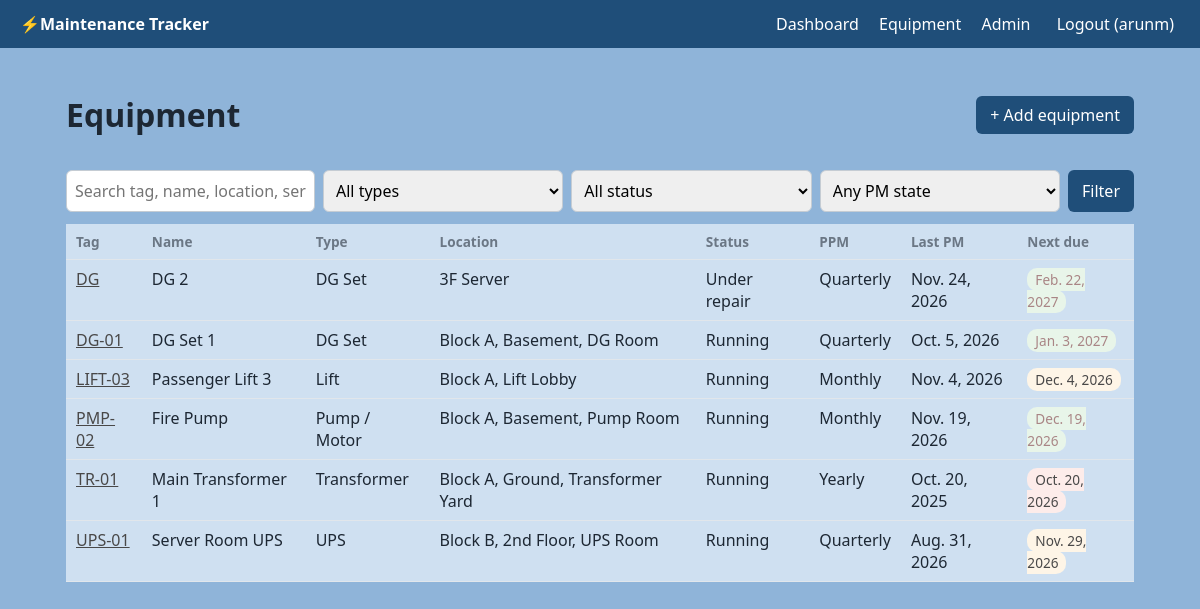
Page /equipment/ (signed in) on the committed database.
### equipment/models.py (models this page shows, shortened)
class Equipment(models.Model):
    CATEGORY_CHOICES = [
        ("transformer", "Transformer"),
        ("ht_lt_panel", "HT / LT Panel"),
        ("dg_set", "DG Set"),
        ("ups", "UPS"),
        ("battery", "Battery Bank"),
        ("apfc", "APFC Panel"),
        ("mcc", "MCC Panel"),
        ("db", "Distribution Board"),
        ("busduct", "Bus Duct"),
        ("earthing", "Earthing Pit"),
        ("lift", "Lift"),
        ("pump", "Pump / Motor"),
        ("ahu", "AHU"),
        ("chiller", "Chiller"),
        ("fire_alarm", "Fire Alarm Panel"),
        ("emergency_light", "Emergency Lighting"),
        ("lightning", "Lightning Arrestor"),
        ("other", "Other"),
    ]
    STATUS_CHOICES = [
        ("running", "Running"),
        ("standby", "Standby"),
        ("under_repair", "Under repair"),
        ("out_of_service", "Out of service"),
    ]
    PPM_CHOICES = [
        (30, "Monthly"),
        (90, "Quarterly"),
        (180, "Half-yearly"),
        (365, "Yearly"),
    ]
    tag_no = models.CharField("Tag / ID", max_length=50, unique=True)
    name = models.CharField(max_length=120)
    category = models.CharField(max_length=30, choices=CATEGORY_CHOICES)
    location = models.CharField(
        max_length=150, help_text="Block, floor, room. Example: Block A, Basement, Pump Room"
    )
    make = models.CharField(max_length=80, blank=True)
    model_no = models.CharField("Model", max_length=80, blank=True)
    serial_no = models.CharField("Serial number", max_length=80, blank=True)
    rating = models.CharField(
        max_length=80, blank=True, help_text="Example: 500 kVA, 11/0.433 kV"
    )
    installation_date = models.DateField(null=True, blank=True)
    status = models.CharField(max_length=20, choices=STATUS_CHOICES, default="running")
    ppm_period_days = models.PositiveIntegerField(
        "PPM period", choices=PPM_CHOICES, default=90
    )
    last_pm_date = models.DateField(
        "Last PM date",
        null=True,
        blank=True,
        help_text="Updates automatically when you add a PM record.",
    )
    notes = models.TextField(blank=True)
    class Meta:
        ordering = ["tag_no"]
        verbose_name_plural = "equipment"
    def get_absolute_url(self):
        return reverse("equipment_detail", args=[self.pk])
    @property
    def next_pm_due(self):
        base = self.last_pm_date or self.installation_date
        if base is None:
            return None
        return base + timedelta(days=self.ppm_period_days)
    @property
    def days_to_due(self):
        due = self.next_pm_due
        if due is None:
            return None
        return (due - timezone.localdate()).days
    @property
    def pm_status(self):
        days = self.days_to_due
        if days is None:
            return "unknown"
        if days < 0:
            return "overdue"
        if days <= getattr(settings, "PM_DUE_SOON_DAYS", 14):
            return "due_soon"
        return "ok"

### equipment/views.py (the view)
# urls.py: path("equipment/", views.EquipmentListView.as_view(), name="equipment_list"),
class EquipmentListView(LoginRequiredMixin, ListView):
    model = Equipment
    template_name = "equipment/equipment_list.html"
    context_object_name = "items"
    def get_queryset(self):
        qs = Equipment.objects.all()
        q = self.request.GET.get("q", "").strip()
        category = self.request.GET.get("category", "")
        status = self.request.GET.get("status", "")
        if q:
            from django.db.models import Q
            qs = qs.filter(
                Q(tag_no__icontains=q) | Q(name__icontains=q)
                | Q(location__icontains=q) | Q(serial_no__icontains=q)
            )
        if category:
            qs = qs.filter(category=category)
        if status:
            qs = qs.filter(status=status)
        items = list(qs)
        pm = self.request.GET.get("pm", "")
        if pm:
            items = [e for e in items if e.pm_status == pm]
        return items
    def get_context_data(self, **kwargs):
        ctx = super().get_context_data(**kwargs)
        ctx["categories"] = Equipment.CATEGORY_CHOICES
        ctx["statuses"] = Equipment.STATUS_CHOICES
        ctx["filters"] = self.request.GET
        return ctx

### equipment/templates/equipment/equipment_list.html (shortened to what this page needs)
{% extends "base.html" %}
{% block content %}
<div class="row">
  <h1>Equipment</h1>
  {% if perms.equipment.add_equipment %}<a class="btn" href="{% url 'equipment_add' %}">+ Add equipment</a>{% endif %}
</div>
<form method="get" class="filters">
  <input type="text" name="q" placeholder="Search tag, name, location, serial" value="{{ filters.q }}">
  <select name="category">
    <option value="">All types</option>
  </select>
  <select name="status">
    <option value="">All status</option>
  </select>
  <select name="pm">
    <option value="">Any PM state</option>
  </select>
  <button class="btn" type="submit">Filter</button>
</form>
<table>
  <thead>
    <tr><th>Tag</th><th>Name</th><th>Type</th><th>Location</th><th>Status</th><th>PPM</th><th>Last PM</th><th>Next due</th></tr>
  </thead>
  <tbody>
  {% for e in items %}
    <tr>
      <td><a href="{{ e.get_absolute_url }}">{{ e.tag_no }}</a></td>
      <td>{{ e.name }}</td>
      <td>{{ e.get_category_display }}</td>
      <td>{{ e.location }}</td>
      <td>{{ e.get_status_display }}</td>
      <td>{{ e.get_ppm_period_days_display }}</td>
      <td>{{ e.last_pm_date|default:"-" }}</td>
      <td><span class="badge {{ e.pm_status }}">{{ e.next_pm_due|default:"-" }}</span></td>
    </tr>
  {% empty %}
    <tr><td colspan="8" class="muted">No equipment found.</td></tr>
  {% endfor %}
  </tbody>
</table>
{% endblock %}

### templates/base.html (shortened to what this page needs)
{% load static %}<!doctype html>
<html lang="en">
<head>
  <link rel="stylesheet" href="{% static 'css/style.css' %}">
</head>
<body>
  <header class="topbar">
    <a class="brand" href="{% url 'dashboard' %}">⚡Maintenance Tracker</a>
    {% if user.is_authenticated %}
    <nav>
      <a href="{% url 'dashboard' %}">Dashboard</a>
      <a href="{% url 'equipment_list' %}">Equipment</a>
      {% if user.is_staff %}<a href="{% url 'admin:index' %}">Admin</a>{% endif %}
      <form method="post" action="{% url 'logout' %}" class="inline">
        <button type="submit" class="link">Logout ({{ user.username }})</button>
      </form>
    </nav>
    {% endif %}
  </header>
  <main class="container">
    {% block content %}{% endblock %}
  </main>
</body>
</html>

### static/css/style.css (style rules this page uses)
:root { --bg: #8fb4d9; --card: #cfe0f1; --text: #1d2733; --muted: #6b7785; --brand: #1f4e79; --red: #494848; --dgrey: #494848; --green: #A98585;; --line: #e1e6eb; }
* { box-sizing: border-box; }
body { margin: 0; font-family: system-ui, sans-serif; background: var(--bg); color: var(--text); }
a { color: var(--red); }
.topbar { background: var(--brand); display: flex; justify-content: space-between; align-items: center; padding: 12px 20px; flex-wrap: wrap; gap: 8px; }
.topbar a, .topbar .link { color: #fff; text-decoration: none; margin-left: 16px; }
.brand { font-weight: 700; margin-left: 0 !important; }
.inline { display: inline; }
button.link { background: none; border: 0; cursor: pointer; font: inherit; }
.container { max-width: 1100px; margin: 24px auto; padding: 0 16px; }
.row { display: flex; justify-content: space-between; align-items: center; flex-wrap: wrap; gap: 8px; }
.btn { display: inline-block; background: var(--brand); color: #fff; border: 0; padding: 8px 14px; border-radius: 6px; text-decoration: none; cursor: pointer; font: inherit; }
table { width: 100%; border-collapse: collapse; background: var(--card); }
th, td { text-align: left; padding: 8px 10px; border-bottom: 1px solid var(--line); vertical-align: top; }
th { color: var(--muted); font-size: .85rem; }
.filters { display: flex; flex-wrap: wrap; gap: 8px; margin: 12px 0; }
input[type=text], input[type=date], input[type=number], input[type=password], select, textarea { width: 100%; padding: 8px; border: 1px solid #c5ccd3; border-radius: 6px; font: inherit; }
.filters input, .filters select { width: auto; flex: 1 1 160px; }
.badge { padding: 2px 8px; border-radius: 10px; font-size: .85rem; background: #e8f5e9; color: var(--green); }
.badge.overdue { background: #fdecea; color: var(--red); }
.badge.due_soon { background: #fef5e7; color: var(--dgrey); }

### rows in the picture
Equipment: tag_no "DG", name "DG 2", category "DG Set", location "3F Server", status "Under repair", ppm_period_days "Quarterly", last_pm_date "Nov. 24, 2026", next_pm_due "Feb. 22, 2027"
Equipment: tag_no "DG-01", name "DG Set 1", category "DG Set", location "Block A, Basement, DG Room", status "Running", ppm_period_days "Quarterly", last_pm_date "Oct. 5, 2026", next_pm_due "Jan. 3, 2027"
Equipment: tag_no "LIFT-03", name "Passenger Lift 3", category "Lift", location "Block A, Lift Lobby", status "Running", ppm_period_days "Monthly", last_pm_date "Nov. 4, 2026", next_pm_due "Dec. 4, 2026"
Equipment: tag_no "PMP-02", name "Fire Pump", category "Pump / Motor", location "Block A, Basement, Pump Room", status "Running", ppm_period_days "Monthly", last_pm_date "Nov. 19, 2026", next_pm_due "Dec. 19, 2026"
Equipment: tag_no "TR-01", name "Main Transformer 1", category "Transformer", location "Block A, Ground, Transformer Yard", status "Running", ppm_period_days "Yearly", last_pm_date "Oct. 20, 2025", next_pm_due "Oct. 20, 2026"
Equipment: tag_no "UPS-01", name "Server Room UPS", category "UPS", location "Block B, 2nd Floor, UPS Room", status "Running", ppm_period_days "Quarterly", last_pm_date "Aug. 31, 2026", next_pm_due "Nov. 29, 2026"

### other values in the picture
{{ user.username }} "arunm"
